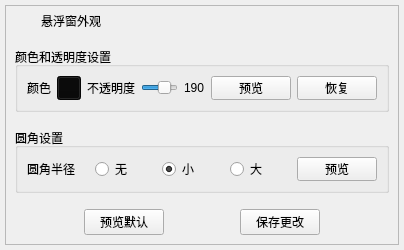
<?xml version="1.0" encoding="UTF-8"?>
<ui version="4.0">
 <class>FormSetting</class>
 <widget class="QWidget" name="FormSetting">
  <property name="geometry">
   <rect>
    <x>0</x>
    <y>0</y>
    <width>404</width>
    <height>250</height>
   </rect>
  </property>
  <property name="windowTitle">
   <string>Dialog</string>
  </property>
  <layout class="QVBoxLayout" name="verticalLayout_2">
   <property name="leftMargin">
    <number>5</number>
   </property>
   <property name="topMargin">
    <number>5</number>
   </property>
   <property name="rightMargin">
    <number>5</number>
   </property>
   <property name="bottomMargin">
    <number>5</number>
   </property>
   <item>
    <widget class="QFrame" name="frame">
     <property name="frameShape">
      <enum>QFrame::StyledPanel</enum>
     </property>
     <property name="frameShadow">
      <enum>QFrame::Raised</enum>
     </property>
     <layout class="QVBoxLayout" name="verticalLayout">
      <property name="topMargin">
       <number>5</number>
      </property>
      <item>
       <layout class="QHBoxLayout" name="horizontalLayout_5">
        <item>
         <widget class="QLabel" name="label_6">
          <property name="minimumSize">
           <size>
            <width>20</width>
            <height>20</height>
           </size>
          </property>
          <property name="maximumSize">
           <size>
            <width>20</width>
            <height>20</height>
           </size>
          </property>
          <property name="styleSheet">
           <string notr="true">QLabel{
border-image: url(:/icons/ya.ico);
}</string>
          </property>
          <property name="text">
           <string/>
          </property>
         </widget>
        </item>
        <item>
         <widget class="QLabel" name="label_7">
          <property name="text">
           <string>悬浮窗外观</string>
          </property>
         </widget>
        </item>
        <item>
         <spacer name="horizontalSpacer_7">
          <property name="orientation">
           <enum>Qt::Horizontal</enum>
          </property>
          <property name="sizeHint" stdset="0">
           <size>
            <width>40</width>
            <height>20</height>
           </size>
          </property>
         </spacer>
        </item>
       </layout>
      </item>
      <item>
       <spacer name="verticalSpacer_3">
        <property name="orientation">
         <enum>Qt::Vertical</enum>
        </property>
        <property name="sizeHint" stdset="0">
         <size>
          <width>20</width>
          <height>40</height>
         </size>
        </property>
       </spacer>
      </item>
      <item>
       <widget class="QGroupBox" name="groupBox">
        <property name="minimumSize">
         <size>
          <width>0</width>
          <height>65</height>
         </size>
        </property>
        <property name="title">
         <string>颜色和透明度设置</string>
        </property>
        <layout class="QHBoxLayout" name="horizontalLayout">
         <item>
          <widget class="QLabel" name="label">
           <property name="text">
            <string>颜色</string>
           </property>
           <property name="alignment">
            <set>Qt::AlignCenter</set>
           </property>
          </widget>
         </item>
         <item>
          <widget class="QPushButton" name="pushButton">
           <property name="minimumSize">
            <size>
             <width>24</width>
             <height>24</height>
            </size>
           </property>
           <property name="maximumSize">
            <size>
             <width>24</width>
             <height>24</height>
            </size>
           </property>
           <property name="toolTip">
            <string>选择颜色</string>
           </property>
           <property name="styleSheet">
            <string notr="true">background-color: rgb(8, 8, 8);</string>
           </property>
           <property name="text">
            <string/>
           </property>
          </widget>
         </item>
         <item>
          <widget class="QLabel" name="label_2">
           <property name="text">
            <string>不透明度</string>
           </property>
           <property name="alignment">
            <set>Qt::AlignCenter</set>
           </property>
          </widget>
         </item>
         <item>
          <widget class="QSlider" name="horizontalSlider">
           <property name="maximum">
            <number>255</number>
           </property>
           <property name="singleStep">
            <number>1</number>
           </property>
           <property name="value">
            <number>190</number>
           </property>
           <property name="orientation">
            <enum>Qt::Horizontal</enum>
           </property>
          </widget>
         </item>
         <item>
          <widget class="QLabel" name="label_8">
           <property name="text">
            <string>190</string>
           </property>
          </widget>
         </item>
         <item>
          <widget class="QPushButton" name="pushButton_2">
           <property name="toolTip">
            <string>预览选择的颜色和不透明度</string>
           </property>
           <property name="text">
            <string>预览</string>
           </property>
          </widget>
         </item>
         <item>
          <widget class="QPushButton" name="pushButton_7">
           <property name="toolTip">
            <string>恢复之前的颜色和透明度</string>
           </property>
           <property name="text">
            <string>恢复</string>
           </property>
          </widget>
         </item>
        </layout>
       </widget>
      </item>
      <item>
       <spacer name="verticalSpacer">
        <property name="orientation">
         <enum>Qt::Vertical</enum>
        </property>
        <property name="sizeHint" stdset="0">
         <size>
          <width>20</width>
          <height>40</height>
         </size>
        </property>
       </spacer>
      </item>
      <item>
       <widget class="QGroupBox" name="groupBox_3">
        <property name="minimumSize">
         <size>
          <width>0</width>
          <height>65</height>
         </size>
        </property>
        <property name="title">
         <string>圆角设置</string>
        </property>
        <layout class="QHBoxLayout" name="horizontalLayout_3">
         <item>
          <widget class="QLabel" name="label_5">
           <property name="text">
            <string>圆角半径</string>
           </property>
          </widget>
         </item>
         <item>
          <widget class="QRadioButton" name="radioButton">
           <property name="text">
            <string>无</string>
           </property>
          </widget>
         </item>
         <item>
          <widget class="QRadioButton" name="radioButton_2">
           <property name="text">
            <string>小</string>
           </property>
           <property name="checked">
            <bool>true</bool>
           </property>
          </widget>
         </item>
         <item>
          <widget class="QRadioButton" name="radioButton_3">
           <property name="text">
            <string>大</string>
           </property>
           <property name="checked">
            <bool>false</bool>
           </property>
          </widget>
         </item>
         <item>
          <widget class="QPushButton" name="pushButton_3">
           <property name="toolTip">
            <string>预览选中的圆角</string>
           </property>
           <property name="text">
            <string>预览</string>
           </property>
          </widget>
         </item>
        </layout>
       </widget>
      </item>
      <item>
       <spacer name="verticalSpacer_2">
        <property name="orientation">
         <enum>Qt::Vertical</enum>
        </property>
        <property name="sizeHint" stdset="0">
         <size>
          <width>20</width>
          <height>40</height>
         </size>
        </property>
       </spacer>
      </item>
      <item>
       <layout class="QHBoxLayout" name="horizontalLayout_4">
        <item>
         <spacer name="horizontalSpacer_4">
          <property name="orientation">
           <enum>Qt::Horizontal</enum>
          </property>
          <property name="sizeHint" stdset="0">
           <size>
            <width>40</width>
            <height>20</height>
           </size>
          </property>
         </spacer>
        </item>
        <item>
         <widget class="QPushButton" name="pushButton_5">
          <property name="toolTip">
           <string>预览默认的样式设置</string>
          </property>
          <property name="text">
           <string>预览默认</string>
          </property>
         </widget>
        </item>
        <item>
         <spacer name="horizontalSpacer_5">
          <property name="orientation">
           <enum>Qt::Horizontal</enum>
          </property>
          <property name="sizeHint" stdset="0">
           <size>
            <width>40</width>
            <height>20</height>
           </size>
          </property>
         </spacer>
        </item>
        <item>
         <widget class="QPushButton" name="pushButton_6">
          <property name="toolTip">
           <string>*保存并应用此页上面的数据</string>
          </property>
          <property name="text">
           <string>保存更改</string>
          </property>
         </widget>
        </item>
        <item>
         <spacer name="horizontalSpacer_6">
          <property name="orientation">
           <enum>Qt::Horizontal</enum>
          </property>
          <property name="sizeHint" stdset="0">
           <size>
            <width>40</width>
            <height>20</height>
           </size>
          </property>
         </spacer>
        </item>
       </layout>
      </item>
     </layout>
    </widget>
   </item>
  </layout>
 </widget>
 <resources/>
 <connections/>
</ui>
